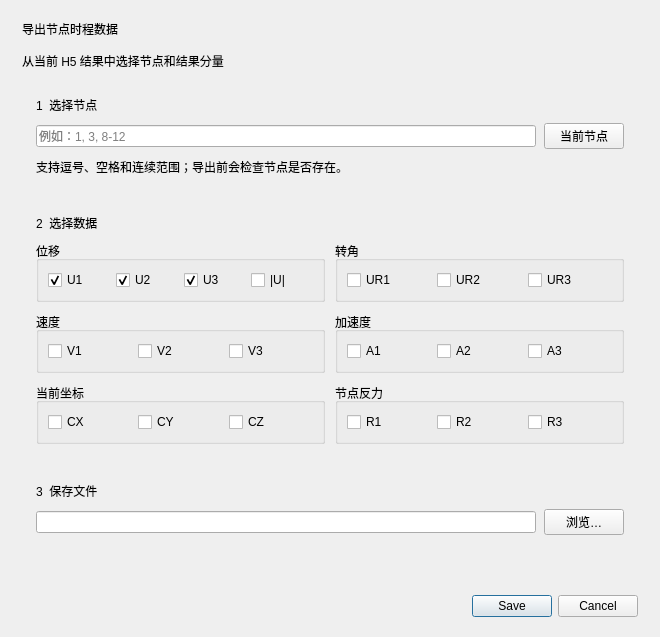
<?xml version="1.0" encoding="UTF-8"?>
<ui version="4.0"><class>NodeResultExportDialogClass</class><widget class="QDialog" name="NodeResultExportDialogClass"><property name="windowTitle"><string>导出节点结果</string></property><property name="minimumSize"><size><width>660</width><height>610</height></size></property><layout class="QVBoxLayout" name="rootLayout"><property name="leftMargin"><number>22</number></property><property name="topMargin"><number>20</number></property><property name="rightMargin"><number>22</number></property><property name="bottomMargin"><number>20</number></property><property name="spacing"><number>14</number></property>
<item><widget class="QLabel" name="titleLabel"><property name="text"><string>导出节点时程数据</string></property></widget></item><item><widget class="QLabel" name="subtitleLabel"><property name="text"><string>从当前 H5 结果中选择节点和结果分量</string></property></widget></item>
<item><widget class="QFrame" name="nodeCard"><layout class="QVBoxLayout" name="nodeCardLayout"><property name="leftMargin"><number>14</number></property><property name="topMargin"><number>12</number></property><property name="rightMargin"><number>14</number></property><property name="bottomMargin"><number>12</number></property><property name="spacing"><number>9</number></property><item><widget class="QLabel" name="nodeTitle"><property name="text"><string>1  选择节点</string></property></widget></item><item><layout class="QHBoxLayout" name="nodeRow"><property name="spacing"><number>8</number></property><item><widget class="QLineEdit" name="nodeEdit"><property name="placeholderText"><string>例如：1, 3, 8-12</string></property><property name="clearButtonEnabled"><bool>true</bool></property></widget></item><item><widget class="QPushButton" name="currentNodeButton"><property name="text"><string>当前节点</string></property><property name="visible"><bool>false</bool></property></widget></item></layout></item><item><widget class="QLabel" name="nodeHint"><property name="text"><string>支持逗号、空格和连续范围；导出前会检查节点是否存在。</string></property></widget></item></layout></widget></item>
<item><widget class="QFrame" name="fieldCard"><layout class="QVBoxLayout" name="fieldCardLayout"><property name="leftMargin"><number>14</number></property><property name="topMargin"><number>12</number></property><property name="rightMargin"><number>14</number></property><property name="bottomMargin"><number>12</number></property><property name="spacing"><number>9</number></property><item><widget class="QLabel" name="fieldTitle"><property name="text"><string>2  选择数据</string></property></widget></item><item><layout class="QGridLayout" name="fieldGrid"><property name="horizontalSpacing"><number>10</number></property><property name="verticalSpacing"><number>10</number></property>
<item row="0" column="0"><widget class="QGroupBox" name="displacementGroup"><property name="title"><string>位移</string></property><layout class="QHBoxLayout"><item><widget class="QCheckBox" name="u1"><property name="text"><string>U1</string></property><property name="checked"><bool>true</bool></property></widget></item><item><widget class="QCheckBox" name="u2"><property name="text"><string>U2</string></property><property name="checked"><bool>true</bool></property></widget></item><item><widget class="QCheckBox" name="u3"><property name="text"><string>U3</string></property><property name="checked"><bool>true</bool></property></widget></item><item><widget class="QCheckBox" name="um"><property name="text"><string>|U|</string></property><property name="checked"><bool>false</bool></property></widget></item></layout></widget></item>
<item row="0" column="1"><widget class="QGroupBox" name="rotationGroup"><property name="title"><string>转角</string></property><layout class="QHBoxLayout"><item><widget class="QCheckBox" name="ur1"><property name="text"><string>UR1</string></property></widget></item><item><widget class="QCheckBox" name="ur2"><property name="text"><string>UR2</string></property></widget></item><item><widget class="QCheckBox" name="ur3"><property name="text"><string>UR3</string></property></widget></item></layout></widget></item>
<item row="1" column="0"><widget class="QGroupBox" name="velocityGroup"><property name="title"><string>速度</string></property><layout class="QHBoxLayout"><item><widget class="QCheckBox" name="v1"><property name="text"><string>V1</string></property></widget></item><item><widget class="QCheckBox" name="v2"><property name="text"><string>V2</string></property></widget></item><item><widget class="QCheckBox" name="v3"><property name="text"><string>V3</string></property></widget></item></layout></widget></item>
<item row="1" column="1"><widget class="QGroupBox" name="accelerationGroup"><property name="title"><string>加速度</string></property><layout class="QHBoxLayout"><item><widget class="QCheckBox" name="a1"><property name="text"><string>A1</string></property></widget></item><item><widget class="QCheckBox" name="a2"><property name="text"><string>A2</string></property></widget></item><item><widget class="QCheckBox" name="a3"><property name="text"><string>A3</string></property></widget></item></layout></widget></item>
<item row="2" column="0"><widget class="QGroupBox" name="coordinateGroup"><property name="title"><string>当前坐标</string></property><layout class="QHBoxLayout"><item><widget class="QCheckBox" name="cx"><property name="text"><string>CX</string></property></widget></item><item><widget class="QCheckBox" name="cy"><property name="text"><string>CY</string></property></widget></item><item><widget class="QCheckBox" name="cz"><property name="text"><string>CZ</string></property></widget></item></layout></widget></item>
<item row="2" column="1"><widget class="QGroupBox" name="reactionGroup"><property name="title"><string>节点反力</string></property><layout class="QHBoxLayout"><item><widget class="QCheckBox" name="r1"><property name="text"><string>R1</string></property></widget></item><item><widget class="QCheckBox" name="r2"><property name="text"><string>R2</string></property></widget></item><item><widget class="QCheckBox" name="r3"><property name="text"><string>R3</string></property></widget></item></layout></widget></item>
</layout></item></layout></widget></item>
<item><widget class="QFrame" name="fileCard"><layout class="QVBoxLayout" name="fileCardLayout"><property name="leftMargin"><number>14</number></property><property name="topMargin"><number>12</number></property><property name="rightMargin"><number>14</number></property><property name="bottomMargin"><number>12</number></property><property name="spacing"><number>9</number></property><item><widget class="QLabel" name="fileTitle"><property name="text"><string>3  保存文件</string></property></widget></item><item><layout class="QHBoxLayout" name="fileRow"><property name="spacing"><number>8</number></property><item><widget class="QLineEdit" name="fileEdit"/></item><item><widget class="QPushButton" name="browseButton"><property name="text"><string>浏览…</string></property></widget></item></layout></item></layout></widget></item>
<item><widget class="QLabel" name="errorLabel"><property name="minimumSize"><size><width>0</width><height>20</height></size></property></widget></item><item><widget class="QDialogButtonBox" name="buttonBox"><property name="standardButtons"><set>QDialogButtonBox::Cancel|QDialogButtonBox::Save</set></property></widget></item>
</layout></widget><resources/><connections/></ui>
